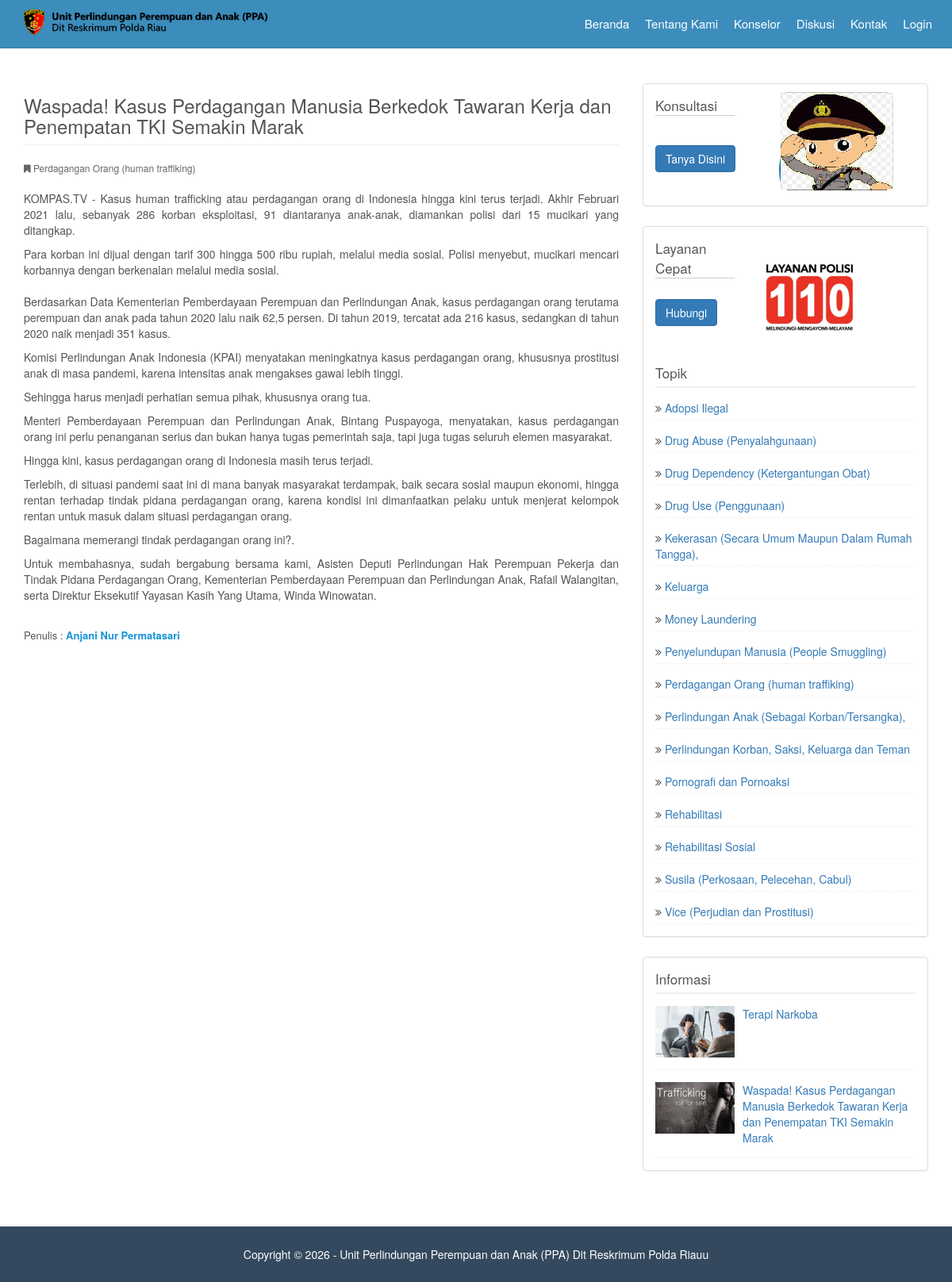
/main.php?page=detail&id=10, run on the app's committed database.
### tables this page shows
CREATE TABLE `tbl_informasi` (
  `id_informasi` int(11) NOT NULL,
  `tanggal` timestamp NOT NULL DEFAULT current_timestamp(),
  `judul` varchar(255) NOT NULL,
  `isi` text NOT NULL,
  `id_kategori` int(11) NOT NULL,
  `gambar` varchar(255) NOT NULL
);

CREATE TABLE `tbl_kategori` (
  `id_kategori` int(11) NOT NULL,
  `nama_kategori` varchar(100) NOT NULL
);

### sidebar-kanan.php (the view, shortened to what this page needs)
<?php
if ($_GET['page']=='home') {
    $margin = '25px';
} else {
    $margin = '45px';
}
?>
<?php
if (!empty($_SESSION['email_klien']) && !empty($_SESSION['password_klien'])) { ?>
    <div style="margin-top:<?php echo $margin; ?>" class="panel panel-default">
        <div class="panel-body">
            <p style="font-size:17px;border-bottom: 1px solid #ccc;width:100px">Konsultasi</p>
            <a class="btn btn-primary" href="?page=form_konsultasi&form=add">Tanya Disini</a>
            <img style="margin-top:-40px;margin-left:50px" src="assets/img/tanya-dokter.png">
        </div>
    </div>
<?php
} else { ?>
    <div style="margin-top:<?php echo $margin; ?>" class="panel panel-default">
        <div class="panel-body">
            <p style="font-size:17px;border-bottom: 1px solid #ccc;width:100px">Konsultasi</p>
            <a class="btn btn-primary" href="?page=login">Tanya Disini</a>
            <img style="margin-top:-40px;margin-left:50px" src="assets/img/tanya-dokter.png">
        </div>
    </div>
<?php
}
?>
<div style="margin-top:25px" class="panel panel-default">
    <div class="panel-body">
        <p style="font-size:17px;border-bottom: 1px solid #ccc;width:100px">Layanan Cepat</p>
        <a class="btn btn-primary" href="tel:110">Hubungi</a>
        <img style="margin-top:-40px;margin-left:50px" src="assets/img/110.gif">
    </div>
    <div class="panel-body">
        <p style="margin-bottom:5px;font-size:17px;border-bottom:2px solid #eee;padding-bottom:5px">Topik</p>
    <?php
    $query = mysqli_query($mysqli, "SELECT * FROM tbl_kategori ORDER BY nama_kategori ASC")
                        or die('Ada kesalahan pada query tampil data kategori : '.mysqli_error($mysqli));
    while($data = mysqli_fetch_assoc($query)) {
    ?>
        <div class="media">
            <div class="media-body">
                <i class="fa fa-angle-double-right"></i>
                <a class="media-heading" href="?page=kategori&id=<?php echo $data['id_kategori']; ?>"><?php echo $data['nama_kategori']; ?></a>
            </div>
        </div>
        <div style="border-bottom:1px dotted #eee;padding-bottom:5px"></div>
    <?php
    }
    ?>
    </div>
</div>
<div style="margin-top:25px" class="panel panel-default">
    <div class="panel-body">
        <p style="margin-bottom:5px;font-size:17px;border-bottom:2px solid #eee;padding-bottom:5px">Informasi</p>
    <?php
    $query = mysqli_query($mysqli, "SELECT * FROM tbl_informasi ORDER BY RAND() DESC LIMIT 6")
                        or die('Ada kesalahan pada query tampil data berita kesehatan : '.mysqli_error($mysqli));
    while($data = mysqli_fetch_assoc($query)) {
    ?>
        <div class="media">
            <div class="media-left">
                <a href="?page=detail&id=<?php echo $data['id_informasi']; ?>">
                    <img style="height:65px;width:100px" style="margin-top: 5px" class="media-object" src="images/informasi/<?php echo $data['gambar']; ?>" alt="Berita Kesehatan">
                </a>
            </div>
            <div class="media-body">
                <a class="media-heading" href="?page=detail&id=<?php echo $data['id_informasi']; ?>"><?php echo $data['judul']; ?></a>
            </div>
        </div>
        <div style="border-bottom:1px dotted #eee;padding-bottom:15px"></div>
    <?php
    }
    ?>
    </div>
</div>

### pages/informasi/detail.php
<?php
$query = mysqli_query($mysqli, "SELECT * FROM tbl_informasi as a INNER JOIN tbl_kategori as b
								ON a.id_kategori=b.id_kategori
                                WHERE a.id_informasi='$_GET[id]'")
                                or die('Ada kesalahan pada query tampil data informasi : '.mysqli_error($mysqli));
$data = mysqli_fetch_assoc($query);
?>
<div class="row">
    <div class="col-lg-8">
        <div class="row">
            <div class="col-lg-12">
                <br>
                <h3 class="page-header">
                    <?php echo $data['judul']; ?>
                </h3>
                <p style="font-size:12px;color:#666">
                    <i class="fa fa-bookmark"></i> <?php echo $data['nama_kategori']; ?>
                </p>
            </div>
        </div>
        <div class="row">
            <div class="col-lg-12">
                <div style="text-align:justify">
                    <p><?php echo $data['isi']; ?></p>
                </div>
            </div>
        </div>
    </div>
    <div class="col-md-4">
        <?php include "sidebar-kanan.php" ?>
    </div>
</div>

### assets/css/modern-business.css (style rules this page uses)
html, body { height: 100%; }
body { padding-top: 50px; }

### assets/css/style.css (style rules this page uses)
body { font-family: "Helvetica Neue", Helvetica, Arial, sans-serif; font-size: 14px; line-height: 1.42857143; color: #555; background-color: #fff; padding-top: 60px; }

### data on the page
tbl_informasi: judul "Waspada! Kasus Perdagangan Manusia Berkedok Tawaran Kerja dan Penempatan TKI Semakin Marak", id_kategori.nama_kategori "Perdagangan Orang (human traffiking)", isi "KOMPAS.TV - Kasus human trafficking atau perdagangan orang di Indonesia hingga kini terus terjadi. Akhir Februari 2021 lalu, sebanyak 286 korban eksploitasi, 91 diantaranya anak-anak, diamankan polisi dari 15 mucikari yang ditangkap. Para korban ini dijual dengan tarif 300 hingga 500 ribu rupiah, melalui media sosial. Polisi menyebut, mucikari mencari korbannya dengan berkenalan melalui media sosial. Berdasarkan Data Kementerian Pemberdayaan Perempuan dan Perlindungan Anak, kasus perdagangan orang terutama perempuan dan anak pada tahun 2020 lalu naik 62,5 persen. Di tahun 2019, tercatat ada 216 kasus, sedangkan di tahun 2020 naik menjadi 351 kasus. Komisi Perlindungan Anak Indonesia (KPAI)…", gambar (picture)
tbl_kategori: nama_kategori "Adopsi Ilegal"
tbl_kategori: nama_kategori "Drug Abuse (Penyalahgunaan)"
tbl_kategori: nama_kategori "Drug Dependency (Ketergantungan Obat)"
tbl_kategori: nama_kategori "Drug Use (Penggunaan)"
tbl_kategori: nama_kategori "Kekerasan (Secara Umum Maupun Dalam Rumah Tangga),"
tbl_kategori: nama_kategori "Keluarga"
tbl_kategori: nama_kategori "Money Laundering"
tbl_kategori: nama_kategori "Penyelundupan Manusia (People Smuggling)"
tbl_kategori: nama_kategori "Perdagangan Orang (human traffiking)"
tbl_kategori: nama_kategori "Perlindungan Anak (Sebagai Korban/Tersangka),"
tbl_kategori: nama_kategori "Perlindungan Korban, Saksi, Keluarga dan Teman"
tbl_kategori: nama_kategori "Pornografi dan Pornoaksi"
tbl_kategori: nama_kategori "Rehabilitasi"
tbl_kategori: nama_kategori "Rehabilitasi Sosial"
tbl_kategori: nama_kategori "Susila (Perkosaan, Pelecehan, Cabul)"
tbl_kategori: nama_kategori "Vice (Perjudian dan Prostitusi)"
tbl_informasi: gambar (picture), judul "Terapi Narkoba"
